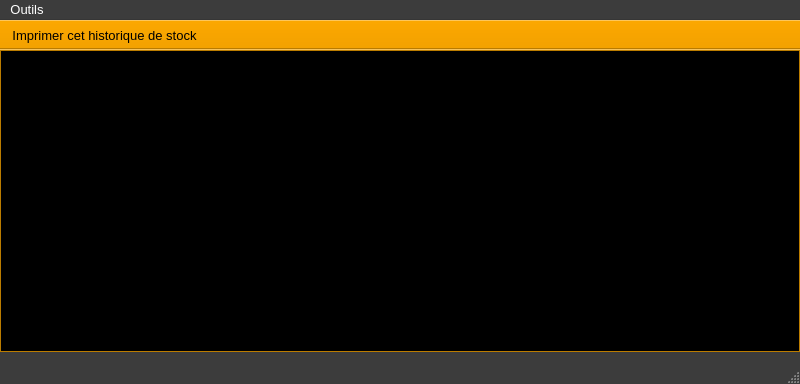
<?xml version="1.0" encoding="UTF-8"?>
<ui version="4.0">
 <class>YerothHistoriqueDuStockWindow</class>
 <widget class="QMainWindow" name="YerothHistoriqueDuStockWindow">
  <property name="windowModality">
   <enum>Qt::WindowModal</enum>
  </property>
  <property name="geometry">
   <rect>
    <x>0</x>
    <y>0</y>
    <width>800</width>
    <height>384</height>
   </rect>
  </property>
  <property name="palette">
   <palette>
    <active>
     <colorrole role="WindowText">
      <brush brushstyle="SolidPattern">
       <color alpha="255">
        <red>255</red>
        <green>255</green>
        <blue>255</blue>
       </color>
      </brush>
     </colorrole>
     <colorrole role="Button">
      <brush brushstyle="SolidPattern">
       <color alpha="255">
        <red>60</red>
        <green>60</green>
        <blue>60</blue>
       </color>
      </brush>
     </colorrole>
     <colorrole role="Light">
      <brush brushstyle="SolidPattern">
       <color alpha="255">
        <red>90</red>
        <green>90</green>
        <blue>90</blue>
       </color>
      </brush>
     </colorrole>
     <colorrole role="Midlight">
      <brush brushstyle="SolidPattern">
       <color alpha="255">
        <red>75</red>
        <green>75</green>
        <blue>75</blue>
       </color>
      </brush>
     </colorrole>
     <colorrole role="Dark">
      <brush brushstyle="SolidPattern">
       <color alpha="255">
        <red>30</red>
        <green>30</green>
        <blue>30</blue>
       </color>
      </brush>
     </colorrole>
     <colorrole role="Mid">
      <brush brushstyle="SolidPattern">
       <color alpha="255">
        <red>40</red>
        <green>40</green>
        <blue>40</blue>
       </color>
      </brush>
     </colorrole>
     <colorrole role="Text">
      <brush brushstyle="SolidPattern">
       <color alpha="255">
        <red>255</red>
        <green>255</green>
        <blue>255</blue>
       </color>
      </brush>
     </colorrole>
     <colorrole role="BrightText">
      <brush brushstyle="SolidPattern">
       <color alpha="255">
        <red>255</red>
        <green>255</green>
        <blue>255</blue>
       </color>
      </brush>
     </colorrole>
     <colorrole role="ButtonText">
      <brush brushstyle="SolidPattern">
       <color alpha="255">
        <red>255</red>
        <green>255</green>
        <blue>255</blue>
       </color>
      </brush>
     </colorrole>
     <colorrole role="Base">
      <brush brushstyle="SolidPattern">
       <color alpha="255">
        <red>0</red>
        <green>0</green>
        <blue>0</blue>
       </color>
      </brush>
     </colorrole>
     <colorrole role="Window">
      <brush brushstyle="SolidPattern">
       <color alpha="255">
        <red>60</red>
        <green>60</green>
        <blue>60</blue>
       </color>
      </brush>
     </colorrole>
     <colorrole role="Shadow">
      <brush brushstyle="SolidPattern">
       <color alpha="255">
        <red>0</red>
        <green>0</green>
        <blue>0</blue>
       </color>
      </brush>
     </colorrole>
     <colorrole role="AlternateBase">
      <brush brushstyle="SolidPattern">
       <color alpha="255">
        <red>30</red>
        <green>30</green>
        <blue>30</blue>
       </color>
      </brush>
     </colorrole>
     <colorrole role="ToolTipBase">
      <brush brushstyle="SolidPattern">
       <color alpha="255">
        <red>255</red>
        <green>255</green>
        <blue>220</blue>
       </color>
      </brush>
     </colorrole>
     <colorrole role="ToolTipText">
      <brush brushstyle="SolidPattern">
       <color alpha="255">
        <red>0</red>
        <green>0</green>
        <blue>0</blue>
       </color>
      </brush>
     </colorrole>
    </active>
    <inactive>
     <colorrole role="WindowText">
      <brush brushstyle="SolidPattern">
       <color alpha="255">
        <red>255</red>
        <green>255</green>
        <blue>255</blue>
       </color>
      </brush>
     </colorrole>
     <colorrole role="Button">
      <brush brushstyle="SolidPattern">
       <color alpha="255">
        <red>60</red>
        <green>60</green>
        <blue>60</blue>
       </color>
      </brush>
     </colorrole>
     <colorrole role="Light">
      <brush brushstyle="SolidPattern">
       <color alpha="255">
        <red>90</red>
        <green>90</green>
        <blue>90</blue>
       </color>
      </brush>
     </colorrole>
     <colorrole role="Midlight">
      <brush brushstyle="SolidPattern">
       <color alpha="255">
        <red>75</red>
        <green>75</green>
        <blue>75</blue>
       </color>
      </brush>
     </colorrole>
     <colorrole role="Dark">
      <brush brushstyle="SolidPattern">
       <color alpha="255">
        <red>30</red>
        <green>30</green>
        <blue>30</blue>
       </color>
      </brush>
     </colorrole>
     <colorrole role="Mid">
      <brush brushstyle="SolidPattern">
       <color alpha="255">
        <red>40</red>
        <green>40</green>
        <blue>40</blue>
       </color>
      </brush>
     </colorrole>
     <colorrole role="Text">
      <brush brushstyle="SolidPattern">
       <color alpha="255">
        <red>255</red>
        <green>255</green>
        <blue>255</blue>
       </color>
      </brush>
     </colorrole>
     <colorrole role="BrightText">
      <brush brushstyle="SolidPattern">
       <color alpha="255">
        <red>255</red>
        <green>255</green>
        <blue>255</blue>
       </color>
      </brush>
     </colorrole>
     <colorrole role="ButtonText">
      <brush brushstyle="SolidPattern">
       <color alpha="255">
        <red>255</red>
        <green>255</green>
        <blue>255</blue>
       </color>
      </brush>
     </colorrole>
     <colorrole role="Base">
      <brush brushstyle="SolidPattern">
       <color alpha="255">
        <red>0</red>
        <green>0</green>
        <blue>0</blue>
       </color>
      </brush>
     </colorrole>
     <colorrole role="Window">
      <brush brushstyle="SolidPattern">
       <color alpha="255">
        <red>60</red>
        <green>60</green>
        <blue>60</blue>
       </color>
      </brush>
     </colorrole>
     <colorrole role="Shadow">
      <brush brushstyle="SolidPattern">
       <color alpha="255">
        <red>0</red>
        <green>0</green>
        <blue>0</blue>
       </color>
      </brush>
     </colorrole>
     <colorrole role="AlternateBase">
      <brush brushstyle="SolidPattern">
       <color alpha="255">
        <red>30</red>
        <green>30</green>
        <blue>30</blue>
       </color>
      </brush>
     </colorrole>
     <colorrole role="ToolTipBase">
      <brush brushstyle="SolidPattern">
       <color alpha="255">
        <red>255</red>
        <green>255</green>
        <blue>220</blue>
       </color>
      </brush>
     </colorrole>
     <colorrole role="ToolTipText">
      <brush brushstyle="SolidPattern">
       <color alpha="255">
        <red>0</red>
        <green>0</green>
        <blue>0</blue>
       </color>
      </brush>
     </colorrole>
    </inactive>
    <disabled>
     <colorrole role="WindowText">
      <brush brushstyle="SolidPattern">
       <color alpha="255">
        <red>30</red>
        <green>30</green>
        <blue>30</blue>
       </color>
      </brush>
     </colorrole>
     <colorrole role="Button">
      <brush brushstyle="SolidPattern">
       <color alpha="255">
        <red>60</red>
        <green>60</green>
        <blue>60</blue>
       </color>
      </brush>
     </colorrole>
     <colorrole role="Light">
      <brush brushstyle="SolidPattern">
       <color alpha="255">
        <red>90</red>
        <green>90</green>
        <blue>90</blue>
       </color>
      </brush>
     </colorrole>
     <colorrole role="Midlight">
      <brush brushstyle="SolidPattern">
       <color alpha="255">
        <red>75</red>
        <green>75</green>
        <blue>75</blue>
       </color>
      </brush>
     </colorrole>
     <colorrole role="Dark">
      <brush brushstyle="SolidPattern">
       <color alpha="255">
        <red>30</red>
        <green>30</green>
        <blue>30</blue>
       </color>
      </brush>
     </colorrole>
     <colorrole role="Mid">
      <brush brushstyle="SolidPattern">
       <color alpha="255">
        <red>40</red>
        <green>40</green>
        <blue>40</blue>
       </color>
      </brush>
     </colorrole>
     <colorrole role="Text">
      <brush brushstyle="SolidPattern">
       <color alpha="255">
        <red>30</red>
        <green>30</green>
        <blue>30</blue>
       </color>
      </brush>
     </colorrole>
     <colorrole role="BrightText">
      <brush brushstyle="SolidPattern">
       <color alpha="255">
        <red>255</red>
        <green>255</green>
        <blue>255</blue>
       </color>
      </brush>
     </colorrole>
     <colorrole role="ButtonText">
      <brush brushstyle="SolidPattern">
       <color alpha="255">
        <red>30</red>
        <green>30</green>
        <blue>30</blue>
       </color>
      </brush>
     </colorrole>
     <colorrole role="Base">
      <brush brushstyle="SolidPattern">
       <color alpha="255">
        <red>60</red>
        <green>60</green>
        <blue>60</blue>
       </color>
      </brush>
     </colorrole>
     <colorrole role="Window">
      <brush brushstyle="SolidPattern">
       <color alpha="255">
        <red>60</red>
        <green>60</green>
        <blue>60</blue>
       </color>
      </brush>
     </colorrole>
     <colorrole role="Shadow">
      <brush brushstyle="SolidPattern">
       <color alpha="255">
        <red>0</red>
        <green>0</green>
        <blue>0</blue>
       </color>
      </brush>
     </colorrole>
     <colorrole role="AlternateBase">
      <brush brushstyle="SolidPattern">
       <color alpha="255">
        <red>60</red>
        <green>60</green>
        <blue>60</blue>
       </color>
      </brush>
     </colorrole>
     <colorrole role="ToolTipBase">
      <brush brushstyle="SolidPattern">
       <color alpha="255">
        <red>255</red>
        <green>255</green>
        <blue>220</blue>
       </color>
      </brush>
     </colorrole>
     <colorrole role="ToolTipText">
      <brush brushstyle="SolidPattern">
       <color alpha="255">
        <red>0</red>
        <green>0</green>
        <blue>0</blue>
       </color>
      </brush>
     </colorrole>
    </disabled>
   </palette>
  </property>
  <property name="font">
   <font>
    <pointsize>10</pointsize>
   </font>
  </property>
  <property name="windowTitle">
   <string>Yeroth-erp-3.0 - fiche des stocks - historique d'un stock</string>
  </property>
  <widget class="QWidget" name="centralwidget">
   <widget class="YerothTableView" name="tableView_historique_du_stock">
    <property name="geometry">
     <rect>
      <x>0</x>
      <y>0</y>
      <width>800</width>
      <height>302</height>
     </rect>
    </property>
    <property name="palette">
     <palette>
      <active>
       <colorrole role="WindowText">
        <brush brushstyle="SolidPattern">
         <color alpha="255">
          <red>255</red>
          <green>255</green>
          <blue>255</blue>
         </color>
        </brush>
       </colorrole>
       <colorrole role="Button">
        <brush brushstyle="SolidPattern">
         <color alpha="255">
          <red>242</red>
          <green>161</green>
          <blue>0</blue>
         </color>
        </brush>
       </colorrole>
       <colorrole role="Light">
        <brush brushstyle="SolidPattern">
         <color alpha="255">
          <red>255</red>
          <green>206</green>
          <blue>108</blue>
         </color>
        </brush>
       </colorrole>
       <colorrole role="Midlight">
        <brush brushstyle="SolidPattern">
         <color alpha="255">
          <red>248</red>
          <green>183</green>
          <blue>54</blue>
         </color>
        </brush>
       </colorrole>
       <colorrole role="Dark">
        <brush brushstyle="SolidPattern">
         <color alpha="255">
          <red>121</red>
          <green>80</green>
          <blue>0</blue>
         </color>
        </brush>
       </colorrole>
       <colorrole role="Mid">
        <brush brushstyle="SolidPattern">
         <color alpha="255">
          <red>161</red>
          <green>107</green>
          <blue>0</blue>
         </color>
        </brush>
       </colorrole>
       <colorrole role="Text">
        <brush brushstyle="SolidPattern">
         <color alpha="255">
          <red>255</red>
          <green>255</green>
          <blue>255</blue>
         </color>
        </brush>
       </colorrole>
       <colorrole role="BrightText">
        <brush brushstyle="SolidPattern">
         <color alpha="255">
          <red>47</red>
          <green>67</green>
          <blue>67</blue>
         </color>
        </brush>
       </colorrole>
       <colorrole role="ButtonText">
        <brush brushstyle="SolidPattern">
         <color alpha="255">
          <red>255</red>
          <green>255</green>
          <blue>255</blue>
         </color>
        </brush>
       </colorrole>
       <colorrole role="Base">
        <brush brushstyle="SolidPattern">
         <color alpha="255">
          <red>0</red>
          <green>0</green>
          <blue>0</blue>
         </color>
        </brush>
       </colorrole>
       <colorrole role="Window">
        <brush brushstyle="SolidPattern">
         <color alpha="255">
          <red>242</red>
          <green>161</green>
          <blue>0</blue>
         </color>
        </brush>
       </colorrole>
       <colorrole role="Shadow">
        <brush brushstyle="SolidPattern">
         <color alpha="255">
          <red>0</red>
          <green>0</green>
          <blue>0</blue>
         </color>
        </brush>
       </colorrole>
       <colorrole role="AlternateBase">
        <brush brushstyle="SolidPattern">
         <color alpha="255">
          <red>248</red>
          <green>208</green>
          <blue>127</blue>
         </color>
        </brush>
       </colorrole>
       <colorrole role="ToolTipBase">
        <brush brushstyle="SolidPattern">
         <color alpha="255">
          <red>255</red>
          <green>255</green>
          <blue>220</blue>
         </color>
        </brush>
       </colorrole>
       <colorrole role="ToolTipText">
        <brush brushstyle="SolidPattern">
         <color alpha="255">
          <red>255</red>
          <green>255</green>
          <blue>255</blue>
         </color>
        </brush>
       </colorrole>
      </active>
      <inactive>
       <colorrole role="WindowText">
        <brush brushstyle="SolidPattern">
         <color alpha="255">
          <red>255</red>
          <green>255</green>
          <blue>255</blue>
         </color>
        </brush>
       </colorrole>
       <colorrole role="Button">
        <brush brushstyle="SolidPattern">
         <color alpha="255">
          <red>242</red>
          <green>161</green>
          <blue>0</blue>
         </color>
        </brush>
       </colorrole>
       <colorrole role="Light">
        <brush brushstyle="SolidPattern">
         <color alpha="255">
          <red>255</red>
          <green>206</green>
          <blue>108</blue>
         </color>
        </brush>
       </colorrole>
       <colorrole role="Midlight">
        <brush brushstyle="SolidPattern">
         <color alpha="255">
          <red>248</red>
          <green>183</green>
          <blue>54</blue>
         </color>
        </brush>
       </colorrole>
       <colorrole role="Dark">
        <brush brushstyle="SolidPattern">
         <color alpha="255">
          <red>121</red>
          <green>80</green>
          <blue>0</blue>
         </color>
        </brush>
       </colorrole>
       <colorrole role="Mid">
        <brush brushstyle="SolidPattern">
         <color alpha="255">
          <red>161</red>
          <green>107</green>
          <blue>0</blue>
         </color>
        </brush>
       </colorrole>
       <colorrole role="Text">
        <brush brushstyle="SolidPattern">
         <color alpha="255">
          <red>255</red>
          <green>255</green>
          <blue>255</blue>
         </color>
        </brush>
       </colorrole>
       <colorrole role="BrightText">
        <brush brushstyle="SolidPattern">
         <color alpha="255">
          <red>47</red>
          <green>67</green>
          <blue>67</blue>
         </color>
        </brush>
       </colorrole>
       <colorrole role="ButtonText">
        <brush brushstyle="SolidPattern">
         <color alpha="255">
          <red>255</red>
          <green>255</green>
          <blue>255</blue>
         </color>
        </brush>
       </colorrole>
       <colorrole role="Base">
        <brush brushstyle="SolidPattern">
         <color alpha="255">
          <red>0</red>
          <green>0</green>
          <blue>0</blue>
         </color>
        </brush>
       </colorrole>
       <colorrole role="Window">
        <brush brushstyle="SolidPattern">
         <color alpha="255">
          <red>242</red>
          <green>161</green>
          <blue>0</blue>
         </color>
        </brush>
       </colorrole>
       <colorrole role="Shadow">
        <brush brushstyle="SolidPattern">
         <color alpha="255">
          <red>0</red>
          <green>0</green>
          <blue>0</blue>
         </color>
        </brush>
       </colorrole>
       <colorrole role="AlternateBase">
        <brush brushstyle="SolidPattern">
         <color alpha="255">
          <red>248</red>
          <green>208</green>
          <blue>127</blue>
         </color>
        </brush>
       </colorrole>
       <colorrole role="ToolTipBase">
        <brush brushstyle="SolidPattern">
         <color alpha="255">
          <red>255</red>
          <green>255</green>
          <blue>220</blue>
         </color>
        </brush>
       </colorrole>
       <colorrole role="ToolTipText">
        <brush brushstyle="SolidPattern">
         <color alpha="255">
          <red>255</red>
          <green>255</green>
          <blue>255</blue>
         </color>
        </brush>
       </colorrole>
      </inactive>
      <disabled>
       <colorrole role="WindowText">
        <brush brushstyle="SolidPattern">
         <color alpha="255">
          <red>121</red>
          <green>80</green>
          <blue>0</blue>
         </color>
        </brush>
       </colorrole>
       <colorrole role="Button">
        <brush brushstyle="SolidPattern">
         <color alpha="255">
          <red>242</red>
          <green>161</green>
          <blue>0</blue>
         </color>
        </brush>
       </colorrole>
       <colorrole role="Light">
        <brush brushstyle="SolidPattern">
         <color alpha="255">
          <red>255</red>
          <green>206</green>
          <blue>108</blue>
         </color>
        </brush>
       </colorrole>
       <colorrole role="Midlight">
        <brush brushstyle="SolidPattern">
         <color alpha="255">
          <red>248</red>
          <green>183</green>
          <blue>54</blue>
         </color>
        </brush>
       </colorrole>
       <colorrole role="Dark">
        <brush brushstyle="SolidPattern">
         <color alpha="255">
          <red>121</red>
          <green>80</green>
          <blue>0</blue>
         </color>
        </brush>
       </colorrole>
       <colorrole role="Mid">
        <brush brushstyle="SolidPattern">
         <color alpha="255">
          <red>161</red>
          <green>107</green>
          <blue>0</blue>
         </color>
        </brush>
       </colorrole>
       <colorrole role="Text">
        <brush brushstyle="SolidPattern">
         <color alpha="255">
          <red>121</red>
          <green>80</green>
          <blue>0</blue>
         </color>
        </brush>
       </colorrole>
       <colorrole role="BrightText">
        <brush brushstyle="SolidPattern">
         <color alpha="255">
          <red>47</red>
          <green>67</green>
          <blue>67</blue>
         </color>
        </brush>
       </colorrole>
       <colorrole role="ButtonText">
        <brush brushstyle="SolidPattern">
         <color alpha="255">
          <red>121</red>
          <green>80</green>
          <blue>0</blue>
         </color>
        </brush>
       </colorrole>
       <colorrole role="Base">
        <brush brushstyle="SolidPattern">
         <color alpha="255">
          <red>242</red>
          <green>161</green>
          <blue>0</blue>
         </color>
        </brush>
       </colorrole>
       <colorrole role="Window">
        <brush brushstyle="SolidPattern">
         <color alpha="255">
          <red>242</red>
          <green>161</green>
          <blue>0</blue>
         </color>
        </brush>
       </colorrole>
       <colorrole role="Shadow">
        <brush brushstyle="SolidPattern">
         <color alpha="255">
          <red>0</red>
          <green>0</green>
          <blue>0</blue>
         </color>
        </brush>
       </colorrole>
       <colorrole role="AlternateBase">
        <brush brushstyle="SolidPattern">
         <color alpha="255">
          <red>242</red>
          <green>161</green>
          <blue>0</blue>
         </color>
        </brush>
       </colorrole>
       <colorrole role="ToolTipBase">
        <brush brushstyle="SolidPattern">
         <color alpha="255">
          <red>255</red>
          <green>255</green>
          <blue>220</blue>
         </color>
        </brush>
       </colorrole>
       <colorrole role="ToolTipText">
        <brush brushstyle="SolidPattern">
         <color alpha="255">
          <red>255</red>
          <green>255</green>
          <blue>255</blue>
         </color>
        </brush>
       </colorrole>
      </disabled>
     </palette>
    </property>
    <property name="font">
     <font>
      <pointsize>10</pointsize>
      <weight>50</weight>
      <bold>false</bold>
     </font>
    </property>
    <property name="autoFillBackground">
     <bool>false</bool>
    </property>
    <property name="tabKeyNavigation">
     <bool>true</bool>
    </property>
    <property name="sortingEnabled">
     <bool>false</bool>
    </property>
   </widget>
  </widget>
  <widget class="QMenuBar" name="menubar">
   <property name="geometry">
    <rect>
     <x>0</x>
     <y>0</y>
     <width>800</width>
     <height>21</height>
    </rect>
   </property>
   <widget class="QMenu" name="menuOutils">
    <property name="palette">
     <palette>
      <active>
       <colorrole role="WindowText">
        <brush brushstyle="SolidPattern">
         <color alpha="255">
          <red>255</red>
          <green>255</green>
          <blue>255</blue>
         </color>
        </brush>
       </colorrole>
       <colorrole role="Button">
        <brush brushstyle="SolidPattern">
         <color alpha="255">
          <red>242</red>
          <green>161</green>
          <blue>0</blue>
         </color>
        </brush>
       </colorrole>
       <colorrole role="Light">
        <brush brushstyle="SolidPattern">
         <color alpha="255">
          <red>255</red>
          <green>206</green>
          <blue>108</blue>
         </color>
        </brush>
       </colorrole>
       <colorrole role="Midlight">
        <brush brushstyle="SolidPattern">
         <color alpha="255">
          <red>248</red>
          <green>183</green>
          <blue>54</blue>
         </color>
        </brush>
       </colorrole>
       <colorrole role="Dark">
        <brush brushstyle="SolidPattern">
         <color alpha="255">
          <red>121</red>
          <green>80</green>
          <blue>0</blue>
         </color>
        </brush>
       </colorrole>
       <colorrole role="Mid">
        <brush brushstyle="SolidPattern">
         <color alpha="255">
          <red>161</red>
          <green>107</green>
          <blue>0</blue>
         </color>
        </brush>
       </colorrole>
       <colorrole role="Text">
        <brush brushstyle="SolidPattern">
         <color alpha="255">
          <red>255</red>
          <green>255</green>
          <blue>255</blue>
         </color>
        </brush>
       </colorrole>
       <colorrole role="BrightText">
        <brush brushstyle="SolidPattern">
         <color alpha="255">
          <red>255</red>
          <green>255</green>
          <blue>255</blue>
         </color>
        </brush>
       </colorrole>
       <colorrole role="ButtonText">
        <brush brushstyle="SolidPattern">
         <color alpha="255">
          <red>255</red>
          <green>255</green>
          <blue>255</blue>
         </color>
        </brush>
       </colorrole>
       <colorrole role="Base">
        <brush brushstyle="SolidPattern">
         <color alpha="255">
          <red>255</red>
          <green>255</green>
          <blue>255</blue>
         </color>
        </brush>
       </colorrole>
       <colorrole role="Window">
        <brush brushstyle="SolidPattern">
         <color alpha="255">
          <red>242</red>
          <green>161</green>
          <blue>0</blue>
         </color>
        </brush>
       </colorrole>
       <colorrole role="Shadow">
        <brush brushstyle="SolidPattern">
         <color alpha="255">
          <red>0</red>
          <green>0</green>
          <blue>0</blue>
         </color>
        </brush>
       </colorrole>
       <colorrole role="AlternateBase">
        <brush brushstyle="SolidPattern">
         <color alpha="255">
          <red>248</red>
          <green>208</green>
          <blue>127</blue>
         </color>
        </brush>
       </colorrole>
       <colorrole role="ToolTipBase">
        <brush brushstyle="SolidPattern">
         <color alpha="255">
          <red>255</red>
          <green>255</green>
          <blue>220</blue>
         </color>
        </brush>
       </colorrole>
       <colorrole role="ToolTipText">
        <brush brushstyle="SolidPattern">
         <color alpha="255">
          <red>0</red>
          <green>0</green>
          <blue>0</blue>
         </color>
        </brush>
       </colorrole>
      </active>
      <inactive>
       <colorrole role="WindowText">
        <brush brushstyle="SolidPattern">
         <color alpha="255">
          <red>255</red>
          <green>255</green>
          <blue>255</blue>
         </color>
        </brush>
       </colorrole>
       <colorrole role="Button">
        <brush brushstyle="SolidPattern">
         <color alpha="255">
          <red>242</red>
          <green>161</green>
          <blue>0</blue>
         </color>
        </brush>
       </colorrole>
       <colorrole role="Light">
        <brush brushstyle="SolidPattern">
         <color alpha="255">
          <red>255</red>
          <green>206</green>
          <blue>108</blue>
         </color>
        </brush>
       </colorrole>
       <colorrole role="Midlight">
        <brush brushstyle="SolidPattern">
         <color alpha="255">
          <red>248</red>
          <green>183</green>
          <blue>54</blue>
         </color>
        </brush>
       </colorrole>
       <colorrole role="Dark">
        <brush brushstyle="SolidPattern">
         <color alpha="255">
          <red>121</red>
          <green>80</green>
          <blue>0</blue>
         </color>
        </brush>
       </colorrole>
       <colorrole role="Mid">
        <brush brushstyle="SolidPattern">
         <color alpha="255">
          <red>161</red>
          <green>107</green>
          <blue>0</blue>
         </color>
        </brush>
       </colorrole>
       <colorrole role="Text">
        <brush brushstyle="SolidPattern">
         <color alpha="255">
          <red>255</red>
          <green>255</green>
          <blue>255</blue>
         </color>
        </brush>
       </colorrole>
       <colorrole role="BrightText">
        <brush brushstyle="SolidPattern">
         <color alpha="255">
          <red>255</red>
          <green>255</green>
          <blue>255</blue>
         </color>
        </brush>
       </colorrole>
       <colorrole role="ButtonText">
        <brush brushstyle="SolidPattern">
         <color alpha="255">
          <red>255</red>
          <green>255</green>
          <blue>255</blue>
         </color>
        </brush>
       </colorrole>
       <colorrole role="Base">
        <brush brushstyle="SolidPattern">
         <color alpha="255">
          <red>255</red>
          <green>255</green>
          <blue>255</blue>
         </color>
        </brush>
       </colorrole>
       <colorrole role="Window">
        <brush brushstyle="SolidPattern">
         <color alpha="255">
          <red>242</red>
          <green>161</green>
          <blue>0</blue>
         </color>
        </brush>
       </colorrole>
       <colorrole role="Shadow">
        <brush brushstyle="SolidPattern">
         <color alpha="255">
          <red>0</red>
          <green>0</green>
          <blue>0</blue>
         </color>
        </brush>
       </colorrole>
       <colorrole role="AlternateBase">
        <brush brushstyle="SolidPattern">
         <color alpha="255">
          <red>248</red>
          <green>208</green>
          <blue>127</blue>
         </color>
        </brush>
       </colorrole>
       <colorrole role="ToolTipBase">
        <brush brushstyle="SolidPattern">
         <color alpha="255">
          <red>255</red>
          <green>255</green>
          <blue>220</blue>
         </color>
        </brush>
       </colorrole>
       <colorrole role="ToolTipText">
        <brush brushstyle="SolidPattern">
         <color alpha="255">
          <red>0</red>
          <green>0</green>
          <blue>0</blue>
         </color>
        </brush>
       </colorrole>
      </inactive>
      <disabled>
       <colorrole role="WindowText">
        <brush brushstyle="SolidPattern">
         <color alpha="255">
          <red>121</red>
          <green>80</green>
          <blue>0</blue>
         </color>
        </brush>
       </colorrole>
       <colorrole role="Button">
        <brush brushstyle="SolidPattern">
         <color alpha="255">
          <red>242</red>
          <green>161</green>
          <blue>0</blue>
         </color>
        </brush>
       </colorrole>
       <colorrole role="Light">
        <brush brushstyle="SolidPattern">
         <color alpha="255">
          <red>255</red>
          <green>206</green>
          <blue>108</blue>
         </color>
        </brush>
       </colorrole>
       <colorrole role="Midlight">
        <brush brushstyle="SolidPattern">
         <color alpha="255">
          <red>248</red>
          <green>183</green>
          <blue>54</blue>
         </color>
        </brush>
       </colorrole>
       <colorrole role="Dark">
        <brush brushstyle="SolidPattern">
         <color alpha="255">
          <red>121</red>
          <green>80</green>
          <blue>0</blue>
         </color>
        </brush>
       </colorrole>
       <colorrole role="Mid">
        <brush brushstyle="SolidPattern">
         <color alpha="255">
          <red>161</red>
          <green>107</green>
          <blue>0</blue>
         </color>
        </brush>
       </colorrole>
       <colorrole role="Text">
        <brush brushstyle="SolidPattern">
         <color alpha="255">
          <red>121</red>
          <green>80</green>
          <blue>0</blue>
         </color>
        </brush>
       </colorrole>
       <colorrole role="BrightText">
        <brush brushstyle="SolidPattern">
         <color alpha="255">
          <red>255</red>
          <green>255</green>
          <blue>255</blue>
         </color>
        </brush>
       </colorrole>
       <colorrole role="ButtonText">
        <brush brushstyle="SolidPattern">
         <color alpha="255">
          <red>121</red>
          <green>80</green>
          <blue>0</blue>
         </color>
        </brush>
       </colorrole>
       <colorrole role="Base">
        <brush brushstyle="SolidPattern">
         <color alpha="255">
          <red>242</red>
          <green>161</green>
          <blue>0</blue>
         </color>
        </brush>
       </colorrole>
       <colorrole role="Window">
        <brush brushstyle="SolidPattern">
         <color alpha="255">
          <red>242</red>
          <green>161</green>
          <blue>0</blue>
         </color>
        </brush>
       </colorrole>
       <colorrole role="Shadow">
        <brush brushstyle="SolidPattern">
         <color alpha="255">
          <red>0</red>
          <green>0</green>
          <blue>0</blue>
         </color>
        </brush>
       </colorrole>
       <colorrole role="AlternateBase">
        <brush brushstyle="SolidPattern">
         <color alpha="255">
          <red>242</red>
          <green>161</green>
          <blue>0</blue>
         </color>
        </brush>
       </colorrole>
       <colorrole role="ToolTipBase">
        <brush brushstyle="SolidPattern">
         <color alpha="255">
          <red>255</red>
          <green>255</green>
          <blue>220</blue>
         </color>
        </brush>
       </colorrole>
       <colorrole role="ToolTipText">
        <brush brushstyle="SolidPattern">
         <color alpha="255">
          <red>0</red>
          <green>0</green>
          <blue>0</blue>
         </color>
        </brush>
       </colorrole>
      </disabled>
     </palette>
    </property>
    <property name="title">
     <string>Outils</string>
    </property>
    <addaction name="actionAfficherPDF"/>
   </widget>
   <addaction name="menuOutils"/>
  </widget>
  <widget class="QStatusBar" name="statusbar"/>
  <widget class="QToolBar" name="toolBar_historiqueDunStock">
   <property name="palette">
    <palette>
     <active>
      <colorrole role="WindowText">
       <brush brushstyle="SolidPattern">
        <color alpha="255">
         <red>0</red>
         <green>0</green>
         <blue>0</blue>
        </color>
       </brush>
      </colorrole>
      <colorrole role="Button">
       <brush brushstyle="SolidPattern">
        <color alpha="255">
         <red>242</red>
         <green>161</green>
         <blue>0</blue>
        </color>
       </brush>
      </colorrole>
      <colorrole role="Light">
       <brush brushstyle="SolidPattern">
        <color alpha="255">
         <red>255</red>
         <green>206</green>
         <blue>108</blue>
        </color>
       </brush>
      </colorrole>
      <colorrole role="Midlight">
       <brush brushstyle="SolidPattern">
        <color alpha="255">
         <red>248</red>
         <green>183</green>
         <blue>54</blue>
        </color>
       </brush>
      </colorrole>
      <colorrole role="Dark">
       <brush brushstyle="SolidPattern">
        <color alpha="255">
         <red>121</red>
         <green>80</green>
         <blue>0</blue>
        </color>
       </brush>
      </colorrole>
      <colorrole role="Mid">
       <brush brushstyle="SolidPattern">
        <color alpha="255">
         <red>161</red>
         <green>107</green>
         <blue>0</blue>
        </color>
       </brush>
      </colorrole>
      <colorrole role="Text">
       <brush brushstyle="SolidPattern">
        <color alpha="255">
         <red>0</red>
         <green>0</green>
         <blue>0</blue>
        </color>
       </brush>
      </colorrole>
      <colorrole role="BrightText">
       <brush brushstyle="SolidPattern">
        <color alpha="255">
         <red>255</red>
         <green>255</green>
         <blue>255</blue>
        </color>
       </brush>
      </colorrole>
      <colorrole role="ButtonText">
       <brush brushstyle="SolidPattern">
        <color alpha="255">
         <red>0</red>
         <green>0</green>
         <blue>0</blue>
        </color>
       </brush>
      </colorrole>
      <colorrole role="Base">
       <brush brushstyle="SolidPattern">
        <color alpha="255">
         <red>255</red>
         <green>255</green>
         <blue>255</blue>
        </color>
       </brush>
      </colorrole>
      <colorrole role="Window">
       <brush brushstyle="SolidPattern">
        <color alpha="255">
         <red>242</red>
         <green>161</green>
         <blue>0</blue>
        </color>
       </brush>
      </colorrole>
      <colorrole role="Shadow">
       <brush brushstyle="SolidPattern">
        <color alpha="255">
         <red>0</red>
         <green>0</green>
         <blue>0</blue>
        </color>
       </brush>
      </colorrole>
      <colorrole role="AlternateBase">
       <brush brushstyle="SolidPattern">
        <color alpha="255">
         <red>248</red>
         <green>208</green>
         <blue>127</blue>
        </color>
       </brush>
      </colorrole>
      <colorrole role="ToolTipBase">
       <brush brushstyle="SolidPattern">
        <color alpha="255">
         <red>255</red>
         <green>255</green>
         <blue>220</blue>
        </color>
       </brush>
      </colorrole>
      <colorrole role="ToolTipText">
       <brush brushstyle="SolidPattern">
        <color alpha="255">
         <red>0</red>
         <green>0</green>
         <blue>0</blue>
        </color>
       </brush>
      </colorrole>
     </active>
     <inactive>
      <colorrole role="WindowText">
       <brush brushstyle="SolidPattern">
        <color alpha="255">
         <red>0</red>
         <green>0</green>
         <blue>0</blue>
        </color>
       </brush>
      </colorrole>
      <colorrole role="Button">
       <brush brushstyle="SolidPattern">
        <color alpha="255">
         <red>242</red>
         <green>161</green>
         <blue>0</blue>
        </color>
       </brush>
      </colorrole>
      <colorrole role="Light">
       <brush brushstyle="SolidPattern">
        <color alpha="255">
         <red>255</red>
         <green>206</green>
         <blue>108</blue>
        </color>
       </brush>
      </colorrole>
      <colorrole role="Midlight">
       <brush brushstyle="SolidPattern">
        <color alpha="255">
         <red>248</red>
         <green>183</green>
         <blue>54</blue>
        </color>
       </brush>
      </colorrole>
      <colorrole role="Dark">
       <brush brushstyle="SolidPattern">
        <color alpha="255">
         <red>121</red>
         <green>80</green>
         <blue>0</blue>
        </color>
       </brush>
      </colorrole>
      <colorrole role="Mid">
       <brush brushstyle="SolidPattern">
        <color alpha="255">
         <red>161</red>
         <green>107</green>
         <blue>0</blue>
        </color>
       </brush>
      </colorrole>
      <colorrole role="Text">
       <brush brushstyle="SolidPattern">
        <color alpha="255">
         <red>0</red>
         <green>0</green>
         <blue>0</blue>
        </color>
       </brush>
      </colorrole>
      <colorrole role="BrightText">
       <brush brushstyle="SolidPattern">
        <color alpha="255">
         <red>255</red>
         <green>255</green>
         <blue>255</blue>
        </color>
       </brush>
      </colorrole>
      <colorrole role="ButtonText">
       <brush brushstyle="SolidPattern">
        <color alpha="255">
         <red>0</red>
         <green>0</green>
         <blue>0</blue>
        </color>
       </brush>
      </colorrole>
      <colorrole role="Base">
       <brush brushstyle="SolidPattern">
        <color alpha="255">
         <red>255</red>
         <green>255</green>
         <blue>255</blue>
        </color>
       </brush>
      </colorrole>
      <colorrole role="Window">
       <brush brushstyle="SolidPattern">
        <color alpha="255">
         <red>242</red>
         <green>161</green>
         <blue>0</blue>
        </color>
       </brush>
      </colorrole>
      <colorrole role="Shadow">
       <brush brushstyle="SolidPattern">
        <color alpha="255">
         <red>0</red>
         <green>0</green>
         <blue>0</blue>
        </color>
       </brush>
      </colorrole>
      <colorrole role="AlternateBase">
       <brush brushstyle="SolidPattern">
        <color alpha="255">
         <red>248</red>
         <green>208</green>
         <blue>127</blue>
        </color>
       </brush>
      </colorrole>
      <colorrole role="ToolTipBase">
       <brush brushstyle="SolidPattern">
        <color alpha="255">
         <red>255</red>
         <green>255</green>
         <blue>220</blue>
        </color>
       </brush>
      </colorrole>
      <colorrole role="ToolTipText">
       <brush brushstyle="SolidPattern">
        <color alpha="255">
         <red>0</red>
         <green>0</green>
         <blue>0</blue>
        </color>
       </brush>
      </colorrole>
     </inactive>
     <disabled>
      <colorrole role="WindowText">
       <brush brushstyle="SolidPattern">
        <color alpha="255">
         <red>121</red>
         <green>80</green>
         <blue>0</blue>
        </color>
       </brush>
      </colorrole>
      <colorrole role="Button">
       <brush brushstyle="SolidPattern">
        <color alpha="255">
         <red>242</red>
         <green>161</green>
         <blue>0</blue>
        </color>
       </brush>
      </colorrole>
      <colorrole role="Light">
       <brush brushstyle="SolidPattern">
        <color alpha="255">
         <red>255</red>
         <green>206</green>
         <blue>108</blue>
        </color>
       </brush>
      </colorrole>
      <colorrole role="Midlight">
       <brush brushstyle="SolidPattern">
        <color alpha="255">
         <red>248</red>
         <green>183</green>
         <blue>54</blue>
        </color>
       </brush>
      </colorrole>
      <colorrole role="Dark">
       <brush brushstyle="SolidPattern">
        <color alpha="255">
         <red>121</red>
         <green>80</green>
         <blue>0</blue>
        </color>
       </brush>
      </colorrole>
      <colorrole role="Mid">
       <brush brushstyle="SolidPattern">
        <color alpha="255">
         <red>161</red>
         <green>107</green>
         <blue>0</blue>
        </color>
       </brush>
      </colorrole>
      <colorrole role="Text">
       <brush brushstyle="SolidPattern">
        <color alpha="255">
         <red>121</red>
         <green>80</green>
         <blue>0</blue>
        </color>
       </brush>
      </colorrole>
      <colorrole role="BrightText">
       <brush brushstyle="SolidPattern">
        <color alpha="255">
         <red>255</red>
         <green>255</green>
         <blue>255</blue>
        </color>
       </brush>
      </colorrole>
      <colorrole role="ButtonText">
       <brush brushstyle="SolidPattern">
        <color alpha="255">
         <red>121</red>
         <green>80</green>
         <blue>0</blue>
        </color>
       </brush>
      </colorrole>
      <colorrole role="Base">
       <brush brushstyle="SolidPattern">
        <color alpha="255">
         <red>242</red>
         <green>161</green>
         <blue>0</blue>
        </color>
       </brush>
      </colorrole>
      <colorrole role="Window">
       <brush brushstyle="SolidPattern">
        <color alpha="255">
         <red>242</red>
         <green>161</green>
         <blue>0</blue>
        </color>
       </brush>
      </colorrole>
      <colorrole role="Shadow">
       <brush brushstyle="SolidPattern">
        <color alpha="255">
         <red>0</red>
         <green>0</green>
         <blue>0</blue>
        </color>
       </brush>
      </colorrole>
      <colorrole role="AlternateBase">
       <brush brushstyle="SolidPattern">
        <color alpha="255">
         <red>242</red>
         <green>161</green>
         <blue>0</blue>
        </color>
       </brush>
      </colorrole>
      <colorrole role="ToolTipBase">
       <brush brushstyle="SolidPattern">
        <color alpha="255">
         <red>255</red>
         <green>255</green>
         <blue>220</blue>
        </color>
       </brush>
      </colorrole>
      <colorrole role="ToolTipText">
       <brush brushstyle="SolidPattern">
        <color alpha="255">
         <red>0</red>
         <green>0</green>
         <blue>0</blue>
        </color>
       </brush>
      </colorrole>
     </disabled>
    </palette>
   </property>
   <property name="font">
    <font>
     <pointsize>10</pointsize>
    </font>
   </property>
   <property name="windowTitle">
    <string>toolBar</string>
   </property>
   <property name="movable">
    <bool>false</bool>
   </property>
   <attribute name="toolBarArea">
    <enum>TopToolBarArea</enum>
   </attribute>
   <attribute name="toolBarBreak">
    <bool>false</bool>
   </attribute>
   <addaction name="actionAfficherPDF"/>
  </widget>
  <action name="actionAfficherPDF">
   <property name="icon">
    <iconset resource="../yeroth-erp-3-0.qrc">
     <normaloff>:/yeroth-erp-3-0-images/yeroth-print-icon-software.svg.png</normaloff>:/yeroth-erp-3-0-images/yeroth-print-icon-software.svg.png</iconset>
   </property>
   <property name="text">
    <string>Imprimer cet historique de stock</string>
   </property>
   <property name="toolTip">
    <string>Imprimer cet historique de stock</string>
   </property>
   <property name="font">
    <font>
     <pointsize>10</pointsize>
    </font>
   </property>
  </action>
 </widget>
 <customwidgets>
  <customwidget>
   <class>YerothTableView</class>
   <extends>QTableView</extends>
   <header>src/widgets/table-view/yeroth-erp-table-view.hpp</header>
  </customwidget>
 </customwidgets>
 <resources>
  <include location="../yeroth-erp-3-0.qrc"/>
 </resources>
 <connections/>
</ui>
